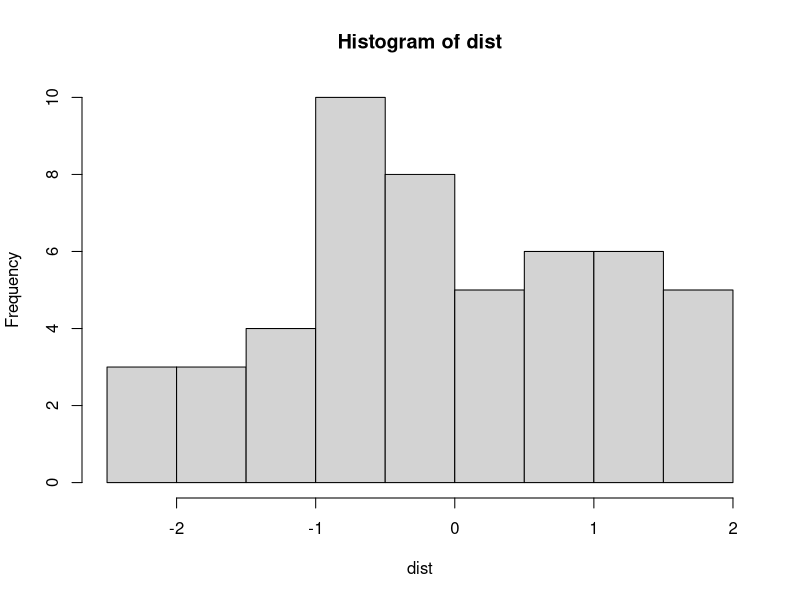

Recreate this plot in R.
## ---- chunk 1
knitr::opts_chunk$set(echo = FALSE)
## ---- chunk 2
input = 50
dist <- rnorm(input)
        hist(dist)

